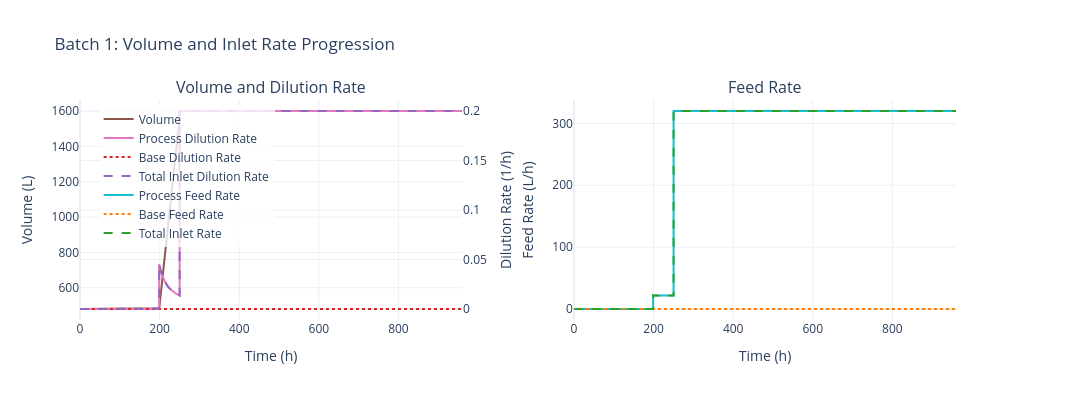

Here is the notebook cell this chart was saved with:
### Code cell
baseline_sim.data.plot_volume_feed(batch_number=1)

### Figure 1 — Plotly figure (JSON) as saved in the notebook; plotly's stock layout.template omitted (floating-point values rounded to 4 significant figures; data arrays with more than 128 entries replaced by an {"elided": "..."} marker saying what was removed)
{"data": [{"hovertemplate": "Time: %{x:.1f} h<br>Volume: %{y:.2f} L<extra></extra>", "line": {"color": "#8c564b", "width": 2}, "mode": "lines", "name": "Volume", "type": "scatter", "x": {"elided": "1162 float values"}, "xaxis": "x", "y": {"elided": "1162 float values"}, "yaxis": "y"}, {"hovertemplate": "Time: %{x:.1f} h<br>D_process: %{y:.4f} 1/h<extra></extra>", "line": {"color": "#e377c2", "width": 2}, "mode": "lines", "name": "Process Dilution Rate", "type": "scatter", "x": {"elided": "1162 float values"}, "xaxis": "x", "y": {"elided": "1162 float values"}, "yaxis": "y2"}, {"hovertemplate": "Time: %{x:.1f} h<br>D_base: %{y:.4f} 1/h<extra></extra>", "line": {"color": "#d62728", "dash": "dot", "width": 2}, "mode": "lines", "name": "Base Dilution Rate", "type": "scatter", "x": {"elided": "1162 float values"}, "xaxis": "x", "y": {"elided": "1162 float values"}, "yaxis": "y2"}, {"hovertemplate": "Time: %{x:.1f} h<br>D_total: %{y:.4f} 1/h<extra></extra>", "line": {"color": "#9467bd", "dash": "dash", "width": 2}, "mode": "lines", "name": "Total Inlet Dilution Rate", "type": "scatter", "x": {"elided": "1162 float values"}, "xaxis": "x", "y": {"elided": "1162 float values"}, "yaxis": "y2"}, {"hovertemplate": "Time: %{x:.1f} h<br>F_process: %{y:.4f} L/h<extra></extra>", "line": {"color": "#17becf", "width": 2}, "mode": "lines", "name": "Process Feed Rate", "type": "scatter", "x": {"elided": "1162 float values"}, "xaxis": "x2", "y": {"elided": "1162 float values"}, "yaxis": "y3"}, {"hovertemplate": "Time: %{x:.1f} h<br>F_base: %{y:.4f} L/h<extra></extra>", "line": {"color": "#ff7f0e", "dash": "dot", "width": 2}, "mode": "lines", "name": "Base Feed Rate", "type": "scatter", "x": {"elided": "1162 float values"}, "xaxis": "x2", "y": {"elided": "1162 float values"}, "yaxis": "y3"}, {"hovertemplate": "Time: %{x:.1f} h<br>F_total: %{y:.4f} L/h<extra></extra>", "line": {"color": "#2ca02c", "dash": "dash", "width": 2}, "mode": "lines", "name": "Total Inlet Rate", "type": "scatter", "x": {"elided": "1162 float values"}, "xaxis": "x2", "y": {"elided": "1162 float values"}, "yaxis": "y3"}], "layout": {"annotations": [{"font": {"size": 16}, "showarrow": false, "text": "Volume and Dilution Rate", "x": 0.205, "xanchor": "center", "xref": "paper", "y": 1, "yanchor": "bottom", "yref": "paper"}, {"font": {"size": 16}, "showarrow": false, "text": "Feed Rate", "x": 0.735, "xanchor": "center", "xref": "paper", "y": 1, "yanchor": "bottom", "yref": "paper"}], "font": {"size": 12}, "height": 400, "legend": {"bgcolor": "rgba(255,255,255,0.8)", "x": 0.02, "y": 0.98}, "showlegend": true, "title": {"text": "Batch 1: Volume and Inlet Rate Progression"}, "width": 1400, "xaxis": {"anchor": "y", "domain": [0, 0.41], "title": {"text": "Time (h)"}}, "xaxis2": {"anchor": "y3", "domain": [0.53, 0.94], "title": {"text": "Time (h)"}}, "yaxis": {"anchor": "x", "domain": [0, 1], "title": {"text": "Volume (L)"}}, "yaxis2": {"anchor": "x", "overlaying": "y", "side": "right", "title": {"text": "Dilution Rate (1/h)"}}, "yaxis3": {"anchor": "x2", "domain": [0, 1], "title": {"text": "Feed Rate (L/h)"}}}}
